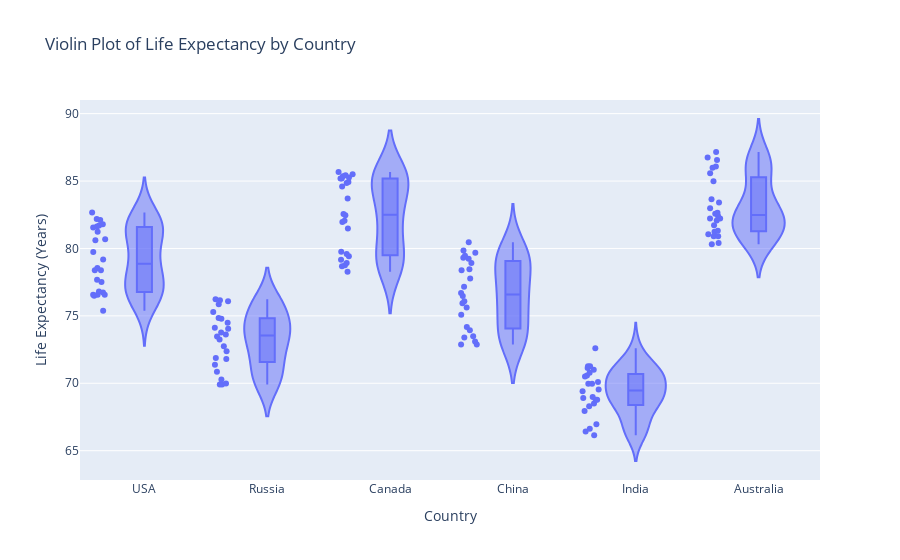

Notebook code for this chart:
### Markdown cell above
## 2. Distribution of Life Expectancy in Years Across Different Countries (Violin Chart)

### Code cell
fig_violin = px.violin(df, y='Life Expectancy (Years)', x='Country', box=True, points="all", title="Violin Plot of Life Expectancy by Country")
fig_violin.show()

### Figure 1 — Plotly figure (JSON) as saved in the notebook; plotly's stock layout.template omitted (floating-point values rounded to 4 significant figures; data arrays with more than 128 entries replaced by an {"elided": "..."} marker saying what was removed)
{"data": [{"alignmentgroup": "True", "box": {"visible": true}, "hovertemplate": "Country=%{x}<br>Life Expectancy (Years)=%{y}<extra></extra>", "legendgroup": "", "marker": {"color": "#636efa"}, "name": "", "offsetgroup": "", "orientation": "v", "points": "all", "scalegroup": "True", "showlegend": false, "type": "violin", "x": {"elided": "144 str values"}, "x0": " ", "xaxis": "x", "y": {"elided": "144 float values"}, "y0": " ", "yaxis": "y"}], "layout": {"legend": {"tracegroupgap": 0}, "title": {"text": "Violin Plot of Life Expectancy by Country"}, "violinmode": "group", "xaxis": {"anchor": "y", "domain": [0, 1], "title": {"text": "Country"}}, "yaxis": {"anchor": "x", "domain": [0, 1], "title": {"text": "Life Expectancy (Years)"}}}}
